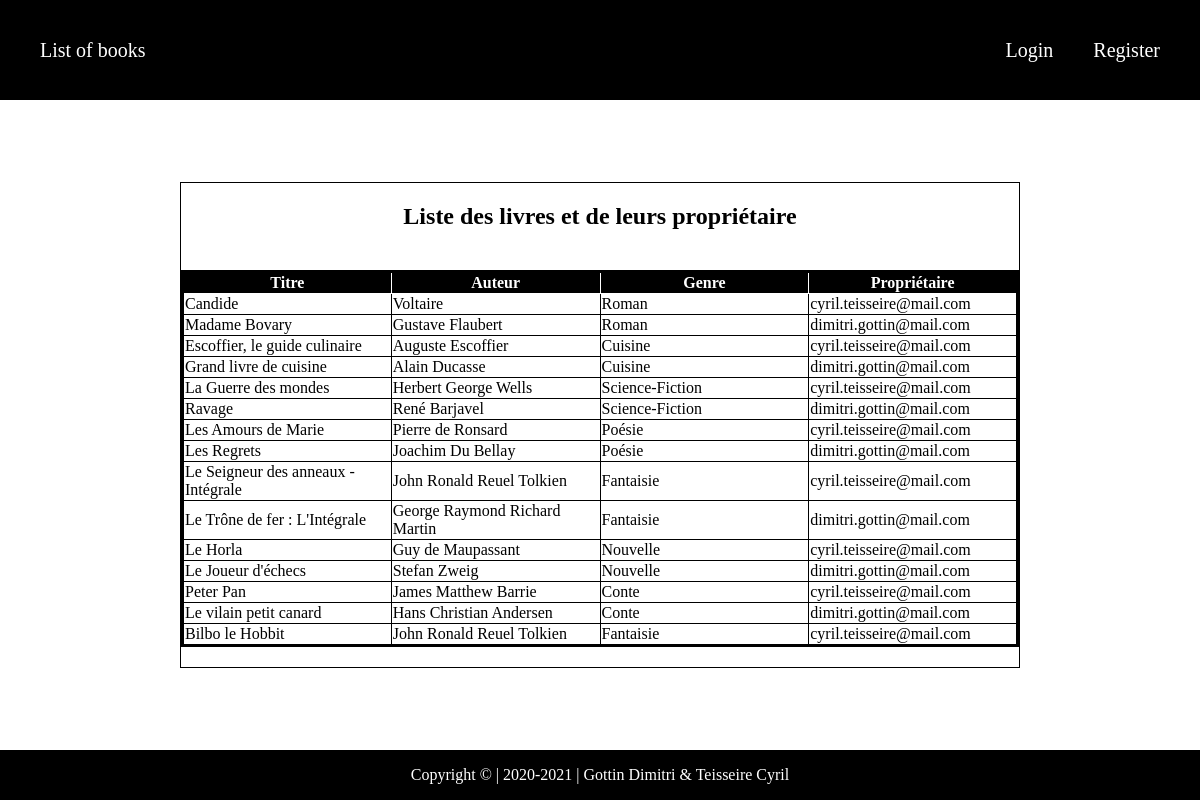
Before: / with the older database file.
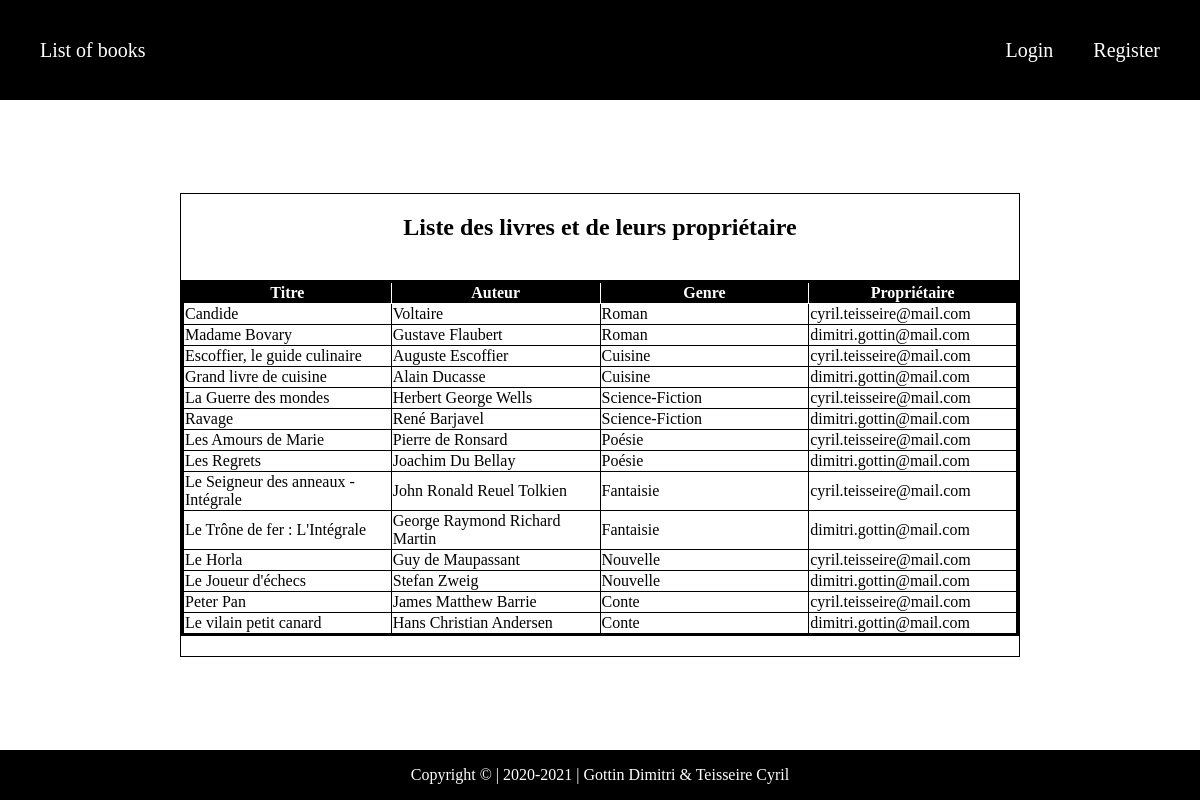
After: the same page with the newer database file.
### tables this page shows
CREATE TABLE `books` (
  `id` int(10) NOT NULL,
  `title` varchar(50) NOT NULL,
  `author` varchar(30) NOT NULL,
  `owner` varchar(50) DEFAULT NULL,
  `genre` int(10) NOT NULL
);

CREATE TABLE `genres` (
  `id` int(10) NOT NULL,
  `description` varchar(30) NOT NULL
);

CREATE TABLE `users` (
  `email` varchar(50) NOT NULL,
  `firstname` varchar(30) NOT NULL,
  `lastname` varchar(30) NOT NULL,
  `usergroup` int(10) NOT NULL,
  `password` varchar(255) NOT NULL
);

### Controleur/controleur.php (called while the page is built, shortened)
<?php
    function ControleurListeLivre(){
        $rows = getAllBooks();
        include 'Vues/booksList.php';
    }
?>

### Modele/modele.php (called while the page is built, shortened)
<?php
    function connectPDO(){
        try{
            $pdo = new PDO(
                "mysql:host=localhost;port=3306;dbname=booksmvc;",
                "root",
                ""
            );
        }catch (Exception $e){
            die("Erreur : ".$e->getMessage());
        }
        return $pdo;
    }
    function getAllBooks(){
        $pdo = connectPDO();
        $sql = "SELECT B.title, B.author, G.description, U.firstname, U.lastname, U.email
                FROM books B, genres G, users U
                WHERE B.genre = G.id
                AND B.owner = U.email
                ORDER BY B.id";
        $sth = $pdo->prepare($sql);
        $sth->execute();
        return $rows = $sth->fetchAll();
    }
?>

### Vues/booksList.php (the view, shortened to what this page needs)
<!doctype html>
<html lang="fr">
<head>
    <link rel="stylesheet" type="text/css" href="Styles/style.css">
</head>
<div class="container">
    <?php
        include 'assets/header.php';
    ?>
    <body>
        <section class="section-list">
            <h1>Liste des livres et de leurs propriétaire</h1>
            <table>
                <tr>
                    <th>Titre</th>
                    <th>Auteur</th>
                    <th>Genre</th>
                    <th>Propriétaire</th>
                </tr>
                <?php
                    if(isset($rows)){
                        foreach($rows as $row){
                            echo '<tr>';
                                echo '<td class="left">'.$row['title'].'</td>';
                                echo '<td class="left">'.$row['author'].'</td>';
                                echo '<td class="left">'.$row['description'].'</td>';
                                echo '<td class="left">'.$row['email'].'</td>';
                            echo '</tr>';
                        }
                    }
                ?>
            </table>
        </section>
    </body>
    <?php
        include 'assets/footer.php';
    ?>
</div>
</html>

### index.php (shortened to what this page needs)
<?php
    require_once 'Modele\modele.php';
    require_once 'Controleur\controleur.php';
    if(isset($_GET['action'])){
        if($_GET['action'] == 'login'){
            if($_GET['type'] == 'login'){
                ControleurLogin();
            }elseif($_GET['type'] == 'validation') {
                if (isset($_POST['email']) && isset($_POST['password'])){
                    ControleurValidationLogin($_POST['email'],$_POST['password']);
                }else{
                    ControleurListeLivre();
                }
            }else{
                ControleurListeLivre();
            }
        }elseif($_GET['action'] == 'register'){
            if($_GET['type'] == 'register'){
                ControleurRegister();
            }elseif ($_GET['type'] == 'validation'){
                if(isset($_POST['email']) && isset($_POST['lastname']) && isset($_POST['firstname']) && isset($_POST['password']) && isset($_POST['password'])){
                    ControleurValidationRegister($_POST['email'],$_POST['lastname'],$_POST['firstname'],$_POST['password'],$_POST['password2']);
                }else{
                    ControleurListeLivre();
                }
            }else{
                ControleurListeLivre();
            }
        }elseif($_GET['action'] == 'disconnect') {
            if($_GET['type'] == 'disconnect') {
                ControleurDisconnect();
            }elseif ($_GET['type'] == 'validation') {
                if (isset($_POST['validation']) && $_POST['validation'] == 'Yes') {
                    session_destroy();
                    header('Location: index.php');
                } else {
                    ControleurListeLivre();
                }
            }
        }elseif ($_GET['action'] == 'users'){
            if(isset($_SESSION['user']['type'])){
                if($_SESSION['user']['type'] == 2){
                    ControleurListeUtilisateurs();
                }else{
                    ControleurListeLivre();
                }
            }else{
                ControleurListeLivre();
            }
        }elseif ($_GET['action'] == 'deleteUser' and isset($_GET['mail'])){
            if(isset($_SESSION['user']['type'])){
                if($_SESSION['user']['type'] == 2){
                    ControleurDeleteUser($_GET['mail']);
                    ControleurListeUtilisateurs();
                }else{
                    ControleurListeLivre();
                }
            }else{
                ControleurListeLivre();
            }
        }elseif ($_GET['action'] == 'modifyUser'){
            if(isset($_SESSION['user']['type'])){
                if($_SESSION['user']['type'] == 2){
                    if($_GET['type'] == 'modify'){
                        ControleurModifyUser($_GET['mail']);
                    }elseif ($_GET['type'] == 'validation'){
                        ControleurValidationModifyUser($_POST['emailOld'],$_POST['email'],$_POST['firstname'],$_POST['lastname'],$_POST['password'],$_POST['password2']);
                    }else{
                        ControleurListeUtilisateurs();
                    }
                }else{
                    ControleurListeLivre();
                }
            }else{
                ControleurListeLivre();
            }
        }elseif ($_GET['action'] == 'addBook'){
            if($_GET['type'] == 'add'){
                ControleurAddBook();
            }elseif($_GET['type'] == 'validation'){
                if(isset($_POST['title']) && isset($_POST['author']) && isset($_POST['genre'])){
                    ControleurValidationAddBook($_POST['title'], $_POST['author'], $_POST['genre']);
                }else{
                    ControleurListeLivre();
                }
            }else{
                ControleurListeLivre();
            }
        }elseif($_GET['action'] == 'modifyBook' && (isset($_GET['title']) || isset($_POST['titleOrigin']))){
            if(isset($_GET['title'])){
                $row = ControleurVerifyUserBook($_GET['title']);
            }elseif(isset($_POST['titleOrigin'])){
                $row = ControleurVerifyUserBook($_POST['titleOrigin']);
            }
            if(isset($row)){
                if($_SESSION['user']['email'] == $row || $_SESSION['user']['type'] == 2){
                    if($_GET['type'] == 'modify'){
                        ControleurModifyBook($_GET['title']);
                    }elseif($_GET['type'] == 'validation'){
                        if(isset($_POST['title']) && isset($_POST['author']) && isset($_POST['genre']) && isset($_POST['titleOrigin'])){
                            ControleurValidationModifyBook($_POST['title'],$_POST['author'],$_POST['genre'],$_POST['titleOrigin']);
                        }else{
                            ControleurListeLivre();
                        }
                    }else{
                        ControleurListeLivre();
                    }
                }else{
                    ControleurListeLivre();
                }
            }else{
                ControleurListeLivre();
            }
        }elseif ($_GET['action'] == 'deleteBook' && isset($_GET['title'])){
            $rows = ControleurVerifyUserBook($_GET['title']);
            if (isset($rows)) {
                if ($_SESSION['user']['type'] == 2 || $_SESSION['user']['email'] == $rows) {
                    ControleurDeleteBook($_GET['title']);
                    ControleurListeLivre();
                }else{
                    ControleurListeLivre();
                }
            }else{
                ControleurListeLivre();
            }
        }else{
            ControleurListeLivre();
        }
    }else{
        ControleurListeLivre();
    }
?>

### Vues/assets/header.php (shortened to what this page needs)
<header class="navbar-header">
    <div class="navbar-left">
        <a href="index.php" >List of books</a>
    </div>
    <div class="navbar-right">
        <?php
        if(isset($_SESSION['user'])){
            echo "<a>". $_SESSION['user']['firstname']. " " . $_SESSION['user']['lastname']."</a>";
            echo '<a href="index.php?action=disconnect&type=disconnect" >Disconnect</a>';
        }else{
            echo '<a href="index.php?action=login&type=login" >Login</a>'.
                 '<a href="index.php?action=register&type=register" >Register</a>';
        }
        ?>
    </div>
</header>

### Vues/assets/footer.php
<footer>
    <p>Copyright © | 2020-2021 | Gottin Dimitri & Teisseire Cyril</p>
</footer>

### Styles/style.css (style rules this page uses)
html { height: 100%; }
body { min-height: 100%; }
html, body { margin : 0; padding : 0; }
* { -moz-box-sizing: border-box; box-sizing: border-box; }
.container { display: flex; flex-direction: column; vertical-align: center; align-items: center; justify-content: space-between; min-height: 100vh; }
.navbar-header { position: relative; display: flex; flex-direction: row; flex-wrap: wrap; height: 100px; line-height: 100px; background-color: black; width: 100%; }
.navbar-left { flex-grow: 2; margin-left: 20px; }
.navbar-right { margin-right: 20px; }
.navbar-left a, .navbar-right a { text-decoration: none; margin: 0 20px 0 20px; color: white; font-size: 20px; }
footer { position: relative; width: 100%; height: 50px; background-color: black; color: white; text-align: center; }
.section-list { position: relative; display: flex; flex-direction: column; align-items: center; width: 70%; min-height: 50vh; text-align: center; border: 1px solid black; margin: 25px 0 25px 0; }
.section-list table { margin: 20px 0 20px 0; min-width: 50%; background-color: black; border: medium solid black; border-collapse: collapse; }
.section-list th { border: 1px solid white; background-color: black; color: white; }
.section-list td { border: 1px solid black; background-color: white; }
.section-list th,.section-list td { width: 23%; }
.left { text-align: left; }

Changed rows visible on the page:
removed books: title "Bilbo le Hobbit", author "John Ronald Reuel Tolkien", genre.description "Fantaisie", owner.email "cyril.teisseire@mail.com"
